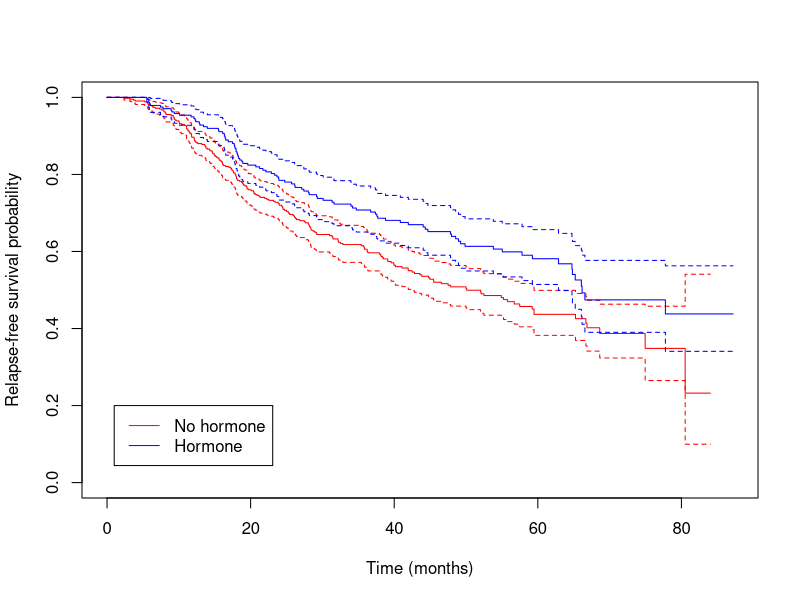
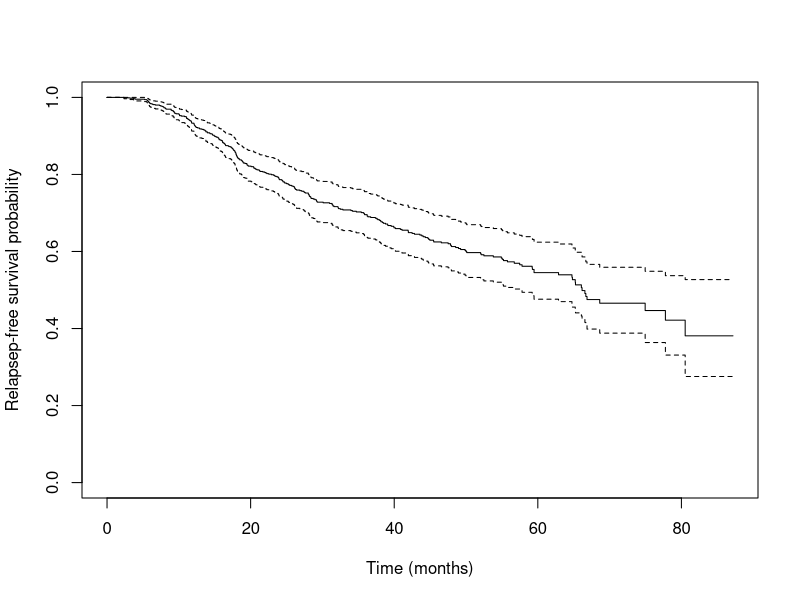
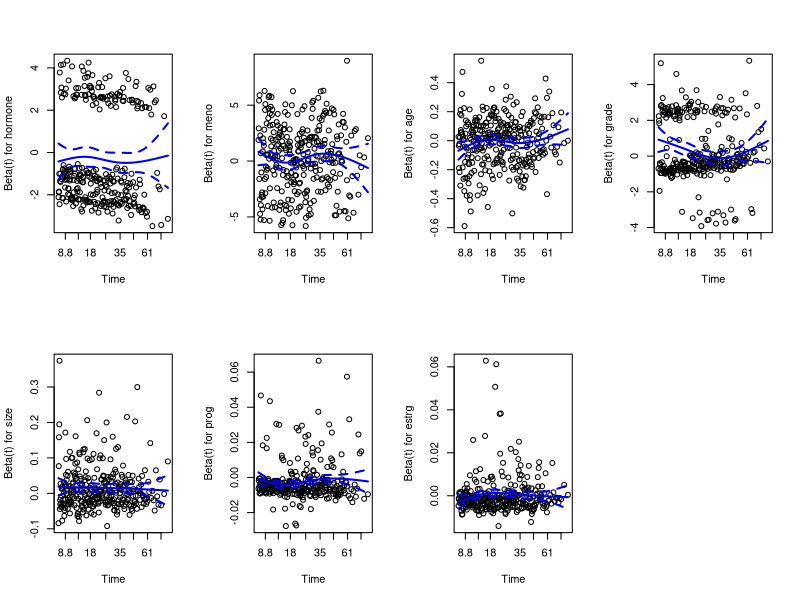
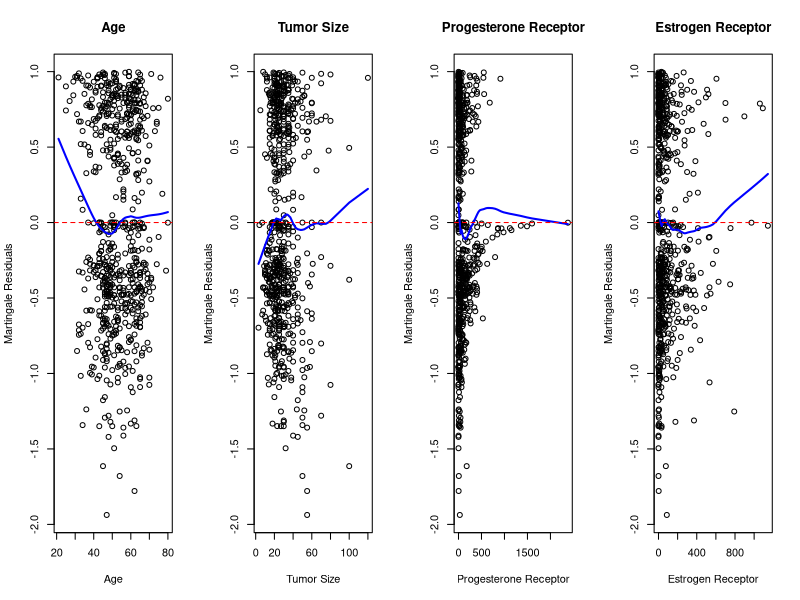

These charts were generated, in order, by the following R code:
## ---- chunk 1
#| eval: true
# Load mortality data
gbc_mort <- read.table("data/gbc_mort.txt", header = TRUE)
# Check the first few rows of the data frame
head(gbc_mort)
# The data frame 'gbc_mort' contains:
#  time:   time (months) to death or censoring
#  status: event indicator (1 = death, 0 = censoring)
# hormone: Hormone therapy (1 = no, 2 = yes); age: Age at diagnosis (years);
# meno: Menopausal status (1 = no, 2 = yes); size: Tumor size (mm); grade: Tumor grade (1–3);
# nodes: Number of positive lymph nodes; prog: Progesterone receptor level (fmol/mg); estrg:
# Estrogen receptor level (fmol/mg).
## ---- chunk 2
#| eval: true
# Load mortality + relapse data
gbc <- read.table("data/gbc.txt", header = TRUE)
# Check the first few rows of the data frame
head(gbc)
# The data frame 'gbc' contains:
#  time:   time (months) to death, relapse, or censoring
#  status: event indicator (1 = relapse, 2 = death, 0 = censoring)
#  other covariates the same as in gbc_mor.
## ---- chunk 3
#| eval: true
# Sort by subject id, then time
o <- order(gbc$id, gbc$time)
gbc <- gbc[o,]
# Keep only first row per subject => first event
df <- gbc[!duplicated(gbc$id), ]
# Convert status > 0 to 1 if it is either relapse or death
df$status <- ifelse(df$status > 0, 1, 0)
head(df)
## ---- chunk 4
#| eval: true
library(survival) 
# Fit KM curves by hormone treatment group
km_fit <- survfit(Surv(time, status) ~ hormone, data = df)
km_fit
## ---- chunk 5
    #| eval: true
    summary(km_fit, times = c(6, 12, 24, 36))
## ---- chunk 6
#| eval: true
plot(km_fit, ylim = c(0,1), xlab = "Time (months)", ylab = "Relapse-free survival probability",
     col = c("red", "blue"), conf.int = TRUE)
# Add legend
legend(1, 0.2, col=c("red", "blue"), lty = 1, 
       c("No hormone", "Hormone")) # Legend text
## ---- chunk 7
#| eval: true
lgr_obj <- survdiff(Surv(time, status) ~ hormone, data = df)
lgr_obj # Print log-rank test results
lgr_obj$pvalue # Extract p-value
## ---- chunk 8
#| code-fold: true
#| code-summary: "Solution"
survdiff(Surv(time, status) ~ hormone + strata(meno), data = df)
## ---- chunk 9
#| eval: true

cox_fit <- coxph(Surv(time, status) ~ hormone + meno + age + grade + size + prog + estrg, 
                 data = df)
summary(cox_fit) # Print model summary
## ---- chunk 10
#| eval: true
beta <- cox_fit$coefficients # Estimated coefficients
vbeta <- vcov(cox_fit) # Estimated variance-covariance matrix
# Extract regression table (as data frame)
coef(summary(cox_fit))
## ---- chunk 11
#| eval: true
# Create new data for prediction
# specify all covariate values
new_data <- data.frame(hormone = 1, meno = 1, 
                        age = 45, grade = 2, 
                        size = 20, prog = 100, 
                        estrg = 100)
new_data
## ---- chunk 12
#| eval: true
# Predict survival probabilities at 6, 12, 24, 26 months
predicted_survival <- survfit(cox_fit, newdata = new_data[1, ], times = c(6, 12, 24, 36))
summary(predicted_survival, times = c(6, 12, 24, 36))
## ---- chunk 13
#| eval: true
# Plot predicted survival function
plot(predicted_survival, ylim = c(0, 1), xlab = "Time (months)", 
     ylab = "Relapsep-free survival probability", conf.int = TRUE)

## ---- chunk 14
#| eval: true
ph_test <- cox.zph(cox_fit)
ph_test # Print test results
## ---- chunk 15
#| eval: true
par(mfrow= c(2, 4)) # Set up 2x4 plotting area for 7 covariates
plot(ph_test, se = TRUE, col = "blue", lwd = 2) # Plot Schoenfeld residuals
## ---- chunk 16
    #| eval: true
    # Extract martingale residuals 
    mart_resid <- residuals(cox_fit, type = 'martingale')
## ---- chunk 17
    #| eval: true
    #| code-fold: true
    #| code-summary: "Plotting"
    #| fig-width: 16
    #| fig-height: 4
    par(mfrow= c(1, 4))  # Set up 1x4 plotting area for 4 covariates
    # Plot martingale residuals against age
    plot(df$age, mart_resid, xlab = "Age", ylab = "Martingale Residuals",
         main = "Age")
    # Add smoothed line
    lines(lowess(df$age, mart_resid), col = "blue", lwd = 2)
    abline(h = 0, col = "red", lty = 2) # Add horizontal line at 0

    # Repeat for other covariates
    plot(df$size, mart_resid, xlab = "Tumor Size", ylab = "Martingale Residuals",
         main = "Tumor Size")
    lines(lowess(df$size, mart_resid), col = "blue", lwd = 2)
    abline(h = 0, col = "red", lty = 2) # Add horizontal line at 0
    plot(df$prog, mart_resid, xlab = "Progesterone Receptor", ylab = "Martingale Residuals",
         main = "Progesterone Receptor")
    lines(lowess(df$prog, mart_resid), col = "blue", lwd = 2)
    abline(h = 0, col = "red", lty = 2) # Add horizontal line at 0
    plot(df$estrg, mart_resid, xlab = "Estrogen Receptor", ylab = "Martingale Residuals",
         main = "Estrogen Receptor")
    lines(lowess(df$estrg, mart_resid), col = "blue", lwd = 2)
    abline(h = 0, col = "red", lty = 2) # Add horizontal line at 0
## ---- chunk 18
#| code-fold: true
#| code-summary: "Sample solution"
# Dichotomize age at 40
df$age40 <- ifelse(df$age < 40, 0, 1)
# Fit Cox model stratified by tumor grade and with binary age 
cox_fit2 <- coxph(Surv(time, status) ~ hormone + meno + age40 + size + prog + estrg + 
                   strata(grade), data = df)
summary(cox_fit2) # Print model summary
